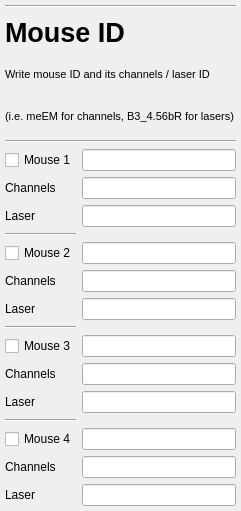
     <widget class="QWidget" name="verticalLayoutWidget">
      <property name="geometry">
       <rect>
        <x>330</x>
        <y>9</y>
        <width>241</width>
        <height>511</height>
       </rect>
      </property>
      <layout class="QVBoxLayout" name="layout_mouseID">
       <property name="sizeConstraint">
        <enum>QLayout::SetDefaultConstraint</enum>
       </property>
       <property name="leftMargin">
        <number>5</number>
       </property>
       <property name="topMargin">
        <number>5</number>
       </property>
       <property name="rightMargin">
        <number>5</number>
       </property>
       <property name="bottomMargin">
        <number>5</number>
       </property>
       <item>
        <widget class="Line" name="line_13">
         <property name="orientation">
          <enum>Qt::Horizontal</enum>
         </property>
        </widget>
       </item>
       <item>
        <widget class="QLabel" name="label_mouseID">
         <property name="font">
          <font>
           <pointsize>20</pointsize>
           <weight>75</weight>
           <italic>false</italic>
           <bold>true</bold>
           <underline>false</underline>
           <strikeout>false</strikeout>
           <kerning>true</kerning>
          </font>
         </property>
         <property name="text">
          <string>Mouse ID</string>
         </property>
         <property name="alignment">
          <set>Qt::AlignLeading|Qt::AlignLeft|Qt::AlignVCenter</set>
         </property>
        </widget>
       </item>
       <item>
        <widget class="QLabel" name="mouseidexp1">
         <property name="font">
          <font>
           <pointsize>8</pointsize>
          </font>
         </property>
         <property name="text">
          <string>Write mouse ID and its channels / laser ID</string>
         </property>
        </widget>
       </item>
       <item>
        <widget class="QLabel" name="mouseidexp2">
         <property name="font">
          <font>
           <pointsize>8</pointsize>
          </font>
         </property>
         <property name="text">
          <string>(i.e. meEM for channels, B3_4.56bR for lasers)</string>
         </property>
        </widget>
       </item>
       <item>
        <widget class="Line" name="line_7">
         <property name="orientation">
          <enum>Qt::Horizontal</enum>
         </property>
        </widget>
       </item>
       <item>
        <layout class="QGridLayout" name="gridLayout">
         <item row="5" column="0">
          <widget class="QLabel" name="label_channels2">
           <property name="text">
            <string>Channels</string>
           </property>
          </widget>
         </item>
         <item row="2" column="0">
          <widget class="QLabel" name="label_laser1">
           <property name="text">
            <string>Laser</string>
           </property>
          </widget>
         </item>
         <item row="14" column="1">
          <widget class="QLineEdit" name="l4"/>
         </item>
         <item row="9" column="0">
          <widget class="QLabel" name="label_channels3">
           <property name="text">
            <string>Channels</string>
           </property>
          </widget>
         </item>
         <item row="14" column="0">
          <widget class="QLabel" name="label_laser4">
           <property name="text">
            <string>Laser</string>
           </property>
          </widget>
         </item>
         <item row="10" column="0">
          <widget class="QLabel" name="label_laser3">
           <property name="text">
            <string>Laser</string>
           </property>
          </widget>
         </item>
         <item row="1" column="1">
          <widget class="QLineEdit" name="ch1"/>
         </item>
         <item row="6" column="0">
          <widget class="QLabel" name="label_laser2">
           <property name="text">
            <string>Laser</string>
           </property>
          </widget>
         </item>
         <item row="13" column="1">
          <widget class="QLineEdit" name="ch4"/>
         </item>
         <item row="13" column="0">
          <widget class="QLabel" name="label_channels4">
           <property name="text">
            <string>Channels</string>
           </property>
          </widget>
         </item>
         <item row="10" column="1">
          <widget class="QLineEdit" name="l3"/>
         </item>
         <item row="7" column="0">
          <widget class="Line" name="line_2">
           <property name="orientation">
            <enum>Qt::Horizontal</enum>
           </property>
          </widget>
         </item>
         <item row="3" column="0">
          <widget class="Line" name="line_1">
           <property name="orientation">
            <enum>Qt::Horizontal</enum>
           </property>
          </widget>
         </item>
         <item row="2" column="1">
          <widget class="QLineEdit" name="l1"/>
         </item>
         <item row="5" column="1">
          <widget class="QLineEdit" name="ch2"/>
         </item>
         <item row="0" column="0">
          <widget class="QCheckBox" name="m1chk">
           <property name="text">
            <string>Mouse 1</string>
           </property>
          </widget>
         </item>
         <item row="0" column="1">
          <widget class="QLineEdit" name="id1"/>
         </item>
         <item row="4" column="1">
          <widget class="QLineEdit" name="id2"/>
         </item>
         <item row="6" column="1">
          <widget class="QLineEdit" name="l2"/>
         </item>
         <item row="12" column="0">
          <widget class="QCheckBox" name="m4chk">
           <property name="text">
            <string>Mouse 4</string>
           </property>
          </widget>
         </item>
         <item row="4" column="0">
          <widget class="QCheckBox" name="m2chk">
           <property name="text">
            <string>Mouse 2</string>
           </property>
          </widget>
         </item>
         <item row="8" column="0">
          <widget class="QCheckBox" name="m3chk">
           <property name="text">
            <string>Mouse 3</string>
           </property>
          </widget>
         </item>
         <item row="8" column="1">
          <widget class="QLineEdit" name="id3"/>
         </item>
         <item row="12" column="1">
          <widget class="QLineEdit" name="id4"/>
         </item>
         <item row="1" column="0">
          <widget class="QLabel" name="label_channels1">
           <property name="text">
            <string>Channels</string>
           </property>
          </widget>
         </item>
         <item row="9" column="1">
          <widget class="QLineEdit" name="ch3"/>
         </item>
         <item row="11" column="0">
          <widget class="Line" name="line_3">
           <property name="orientation">
            <enum>Qt::Horizontal</enum>
           </property>
          </widget>
         </item>
        </layout>
       </item>
      </layout>
     </widget>
